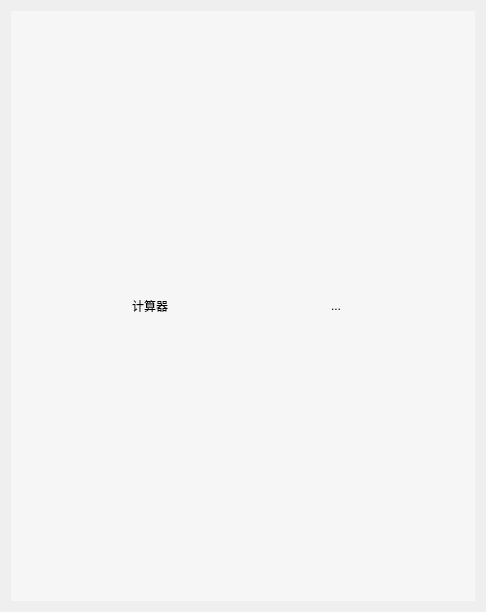
<?xml version="1.0" encoding="UTF-8"?>
<ui version="4.0">
 <class>UsefulTools</class>
 <widget class="QWidget" name="UsefulTools">
  <property name="geometry">
   <rect>
    <x>0</x>
    <y>0</y>
    <width>486</width>
    <height>612</height>
   </rect>
  </property>
  <property name="maximumSize">
   <size>
    <width>16777215</width>
    <height>16777215</height>
   </size>
  </property>
  <property name="windowTitle">
   <string>Form</string>
  </property>
  <layout class="QHBoxLayout" name="horizontalLayout_2">
   <item>
    <widget class="QWidget" name="widget" native="true">
     <property name="styleSheet">
      <string notr="true">background-color: rgba(255, 255, 255, 115);</string>
     </property>
     <layout class="QHBoxLayout" name="horizontalLayout">
      <item>
       <widget class="QToolButton" name="toolButton">
        <property name="minimumSize">
         <size>
          <width>100</width>
          <height>100</height>
         </size>
        </property>
        <property name="styleSheet">
         <string notr="true">background-color: rgba(255, 255, 255, 0);</string>
        </property>
        <property name="text">
         <string>计算器</string>
        </property>
        <property name="icon">
         <iconset resource="res.qrc">
          <normaloff>:/imgs/calc.png</normaloff>:/imgs/calc.png</iconset>
        </property>
        <property name="iconSize">
         <size>
          <width>100</width>
          <height>100</height>
         </size>
        </property>
        <property name="toolButtonStyle">
         <enum>Qt::ToolButtonTextUnderIcon</enum>
        </property>
        <property name="autoRaise">
         <bool>true</bool>
        </property>
       </widget>
      </item>
      <item>
       <widget class="QToolButton" name="toolButton_2">
        <property name="minimumSize">
         <size>
          <width>100</width>
          <height>100</height>
         </size>
        </property>
        <property name="styleSheet">
         <string notr="true">background-color: rgba(255, 255, 255, 0);</string>
        </property>
        <property name="text">
         <string>...</string>
        </property>
        <property name="autoRaise">
         <bool>true</bool>
        </property>
       </widget>
      </item>
     </layout>
    </widget>
   </item>
  </layout>
 </widget>
 <resources>
  <include location="res.qrc"/>
 </resources>
 <connections/>
</ui>
